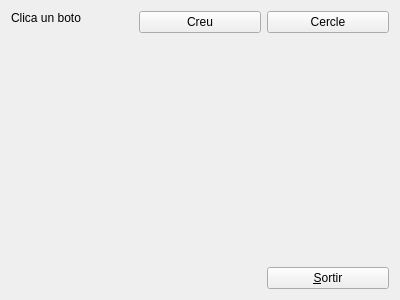
<?xml version="1.0" encoding="UTF-8"?>
<ui version="4.0">
 <class>myForm</class>
 <widget class="QWidget" name="myForm">
  <property name="geometry">
   <rect>
    <x>0</x>
    <y>0</y>
    <width>400</width>
    <height>300</height>
   </rect>
  </property>
  <property name="windowTitle">
   <string>Form</string>
  </property>
  <layout class="QGridLayout" name="gridLayout">
   <item row="0" column="0">
    <layout class="QHBoxLayout" name="horizontalLayout">
     <item>
      <layout class="QVBoxLayout" name="verticalLayout_3">
       <item>
        <widget class="MyLabel" name="label">
         <property name="text">
          <string>Clica un boto</string>
         </property>
        </widget>
       </item>
       <item>
        <spacer name="verticalSpacer_3">
         <property name="orientation">
          <enum>Qt::Vertical</enum>
         </property>
         <property name="sizeHint" stdset="0">
          <size>
           <width>20</width>
           <height>40</height>
          </size>
         </property>
        </spacer>
       </item>
      </layout>
     </item>
     <item>
      <layout class="QVBoxLayout" name="verticalLayout_2">
       <item>
        <widget class="QPushButton" name="pushButton">
         <property name="text">
          <string>Creu</string>
         </property>
        </widget>
       </item>
       <item>
        <spacer name="verticalSpacer_2">
         <property name="orientation">
          <enum>Qt::Vertical</enum>
         </property>
         <property name="sizeHint" stdset="0">
          <size>
           <width>20</width>
           <height>40</height>
          </size>
         </property>
        </spacer>
       </item>
      </layout>
     </item>
     <item>
      <layout class="QVBoxLayout" name="verticalLayout">
       <item>
        <widget class="QPushButton" name="pushButton_2">
         <property name="text">
          <string>Cercle</string>
         </property>
        </widget>
       </item>
       <item>
        <spacer name="verticalSpacer">
         <property name="orientation">
          <enum>Qt::Vertical</enum>
         </property>
         <property name="sizeHint" stdset="0">
          <size>
           <width>20</width>
           <height>40</height>
          </size>
         </property>
        </spacer>
       </item>
       <item>
        <widget class="QPushButton" name="pushButton_3">
         <property name="text">
          <string>&amp;Sortir</string>
         </property>
         <property name="shortcut">
          <string>Alt+S</string>
         </property>
        </widget>
       </item>
      </layout>
     </item>
    </layout>
   </item>
  </layout>
 </widget>
 <customwidgets>
  <customwidget>
   <class>MyLabel</class>
   <extends>QLabel</extends>
   <header>MyLabel.h</header>
   <slots>
    <slot>creu()</slot>
    <slot>cercle()</slot>
   </slots>
  </customwidget>
 </customwidgets>
 <resources/>
 <connections>
  <connection>
   <sender>pushButton_3</sender>
   <signal>clicked()</signal>
   <receiver>myForm</receiver>
   <slot>close()</slot>
   <hints>
    <hint type="sourcelabel">
     <x>335</x>
     <y>275</y>
    </hint>
    <hint type="destinationlabel">
     <x>287</x>
     <y>326</y>
    </hint>
   </hints>
  </connection>
  <connection>
   <sender>pushButton</sender>
   <signal>clicked()</signal>
   <receiver>label</receiver>
   <slot>creu()</slot>
   <hints>
    <hint type="sourcelabel">
     <x>145</x>
     <y>28</y>
    </hint>
    <hint type="destinationlabel">
     <x>94</x>
     <y>15</y>
    </hint>
   </hints>
  </connection>
  <connection>
   <sender>pushButton_2</sender>
   <signal>clicked()</signal>
   <receiver>label</receiver>
   <slot>cercle()</slot>
   <hints>
    <hint type="sourcelabel">
     <x>273</x>
     <y>24</y>
    </hint>
    <hint type="destinationlabel">
     <x>123</x>
     <y>16</y>
    </hint>
   </hints>
  </connection>
 </connections>
</ui>
